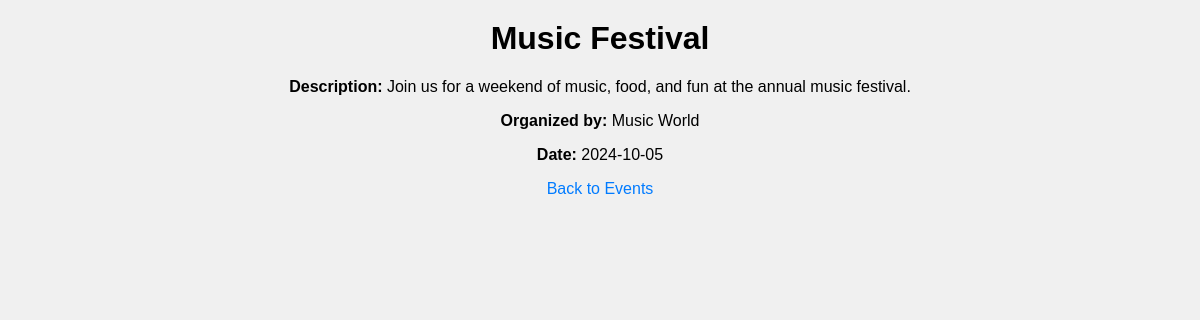
Screenshot of /event/2 with the database file from the repository.
### tables this page shows
CREATE TABLE events
                 (id INTEGER PRIMARY KEY AUTOINCREMENT, 
                  title TEXT NOT NULL, 
                  description TEXT NOT NULL,
                  organizer TEXT NOT NULL, 
                  date TEXT NOT NULL);

### app.py (the view)
@app.route('/event/<int:event_id>')
def event_detail(event_id):
    conn = sqlite3.connect('database/events.db')
    c = conn.cursor()
    c.execute("SELECT * FROM events WHERE id=?", (event_id,))
    event = c.fetchone()
    conn.close()
    if event:
        return render_template('event.html', event=event)
    else:
        flash('Event not found.')
        return redirect(url_for('index'))

### templates/event.html (shortened to what this page needs)
<!DOCTYPE html>
<html lang="en">
  <head>
    <link
      rel="stylesheet"
      href="{{ url_for('static', filename='style.css') }}"
    />
  </head>
  <body>
    <h1>{{ event[1] }}</h1>
    <p><strong>Description:</strong> {{ event[2] }}</p>
    <p><strong>Organized by:</strong> {{ event[3] }}</p>
    <p><strong>Date:</strong> {{ event[4] }}</p>
    <a href="{{ url_for('index') }}">Back to Events</a>
  </body>
</html>

### static/style.css (style rules this page uses)
body { font-family: Arial, sans-serif; background-color: #f0f0f0; margin: 0; padding: 0; text-align: center; }
h1 { margin-top: 20px; }
a { margin-top: 20px; color: #007bff; text-decoration: none; }

### rows the page displays
events: title "Music Festival", description "Join us for a weekend of music, food, and fun at the annual music festival.", organizer "Music World", date "2024-10-05"
